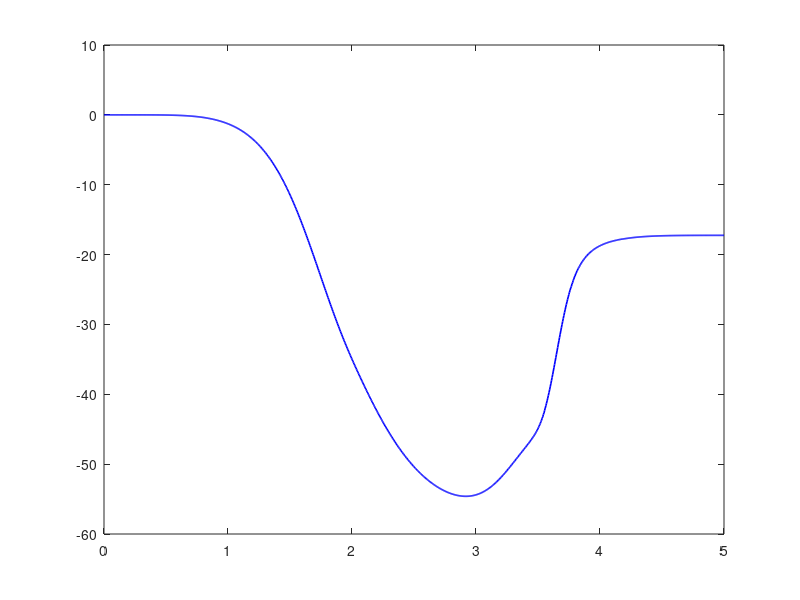

MATLAB code for this plot: (Note: this script raises an error after producing the figure.)
load('desired_trajectory_joints.mat');



figure
plot(time,Theta(1,:)*180/pi,'b','linewidth',1.2)
hold on 
plot(t,x(:,1)*180/pi,'--b','linewidth',1.2)
plot(time,Theta(2,:)*180/pi,'r','linewidth',1.2)
grid on 
hold on
plot(t,x(:,2)*180/pi,'--r','linewidth',1.2)
legend('\theta_1^d','\theta_1','\theta_2^d','\theta_2')

figure
plot(time,Theta(3,:)*180/pi,'b','linewidth',1.2)
hold on 
plot(t,x(:,3)*180/pi,'--b','linewidth',1.2)
plot(time,Theta(4,:)*180/pi,'r','linewidth',1.2)
grid on 
hold on
plot(t,x(:,4)*180/pi,'--r','linewidth',1.2)
legend('\theta_3^d','\theta_3','\theta_4^d','\theta_4')



figure
plot(time,Theta(5,:)*180/pi,'b','linewidth',1.2)
hold on 
plot(t,x(:,5)*180/pi,'--b','linewidth',1.2)
plot(time,Theta(6,:)*180/pi,'r','linewidth',1.2)
hold on 
plot(t,x(:,6)*180/pi,'--r','linewidth',1.2)
plot(time,Theta(7,:)*180/pi,'k','linewidth',1.2)
plot(t,x(:,7)*180/pi,'--k','linewidth',1.2)
grid on 
legend('\theta_5^d','\theta_5','\theta_6^d','\theta_6','\theta_7^d','\theta_7')



% velocity

figure
plot(time,Theta_dot(1,:),'b','linewidth',1.2)
hold on 
plot(t,x(:,8),'--b','linewidth',1.2)
plot(time,Theta_dot(2,:),'r','linewidth',1.2)
plot(t,x(:,9),'--r','linewidth',1.2)
grid on 
hl = legend('$\dot{\theta}_{1}$','$\dot{\theta}_{2}$');
set(hl, 'Interpreter', 'latex');


figure
plot(time,Theta_dot(3,:),'b','linewidth',1.2)
hold on 
plot(t,x(:,10),'--b','linewidth',1.2)
plot(time,Theta_dot(4,:),'r','linewidth',1.2)
plot(t,x(:,11),'--r','linewidth',1.2)
grid on 
hl = legend('$\dot{\theta}_{3}$','$\dot{\theta}_{4}$');
set(hl, 'Interpreter', 'latex');


figure
plot(time,Theta_dot(5,:),'b','linewidth',1.2)
hold on 
plot(t,x(:,12),'--b','linewidth',1.2)
plot(time,Theta_dot(6,:),'r','linewidth',1.2)
hold on 
plot(t,x(:,13),'--r','linewidth',1.2)
plot(time,Theta_dot(7,:),'k','linewidth',1.2)
plot(t,x(:,14),'--k','linewidth',1.2)
grid on 
hl = legend('$\dot{\theta}_{5}$','$\dot{\theta}_{6}$','$\dot{\theta}_{7}$');
set(hl, 'Interpreter', 'latex');

